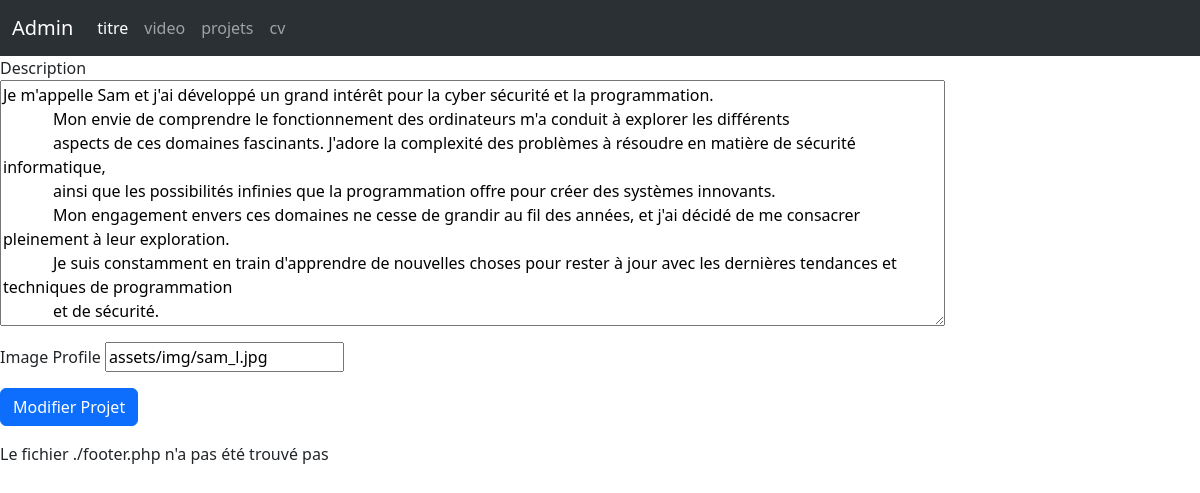
The page /admin_page/include/modif_cv.php (signed in) on the database its author committed.
### tables this page shows
CREATE TABLE `cv` (
  `id` int(11) NOT NULL,
  `description` text NOT NULL,
  `img_profile` varchar(255) NOT NULL
);

### admin_page/include/modif_cv.php (the view, shortened to what this page needs)
<?php
$dossier = __DIR__;
$fichier = '/header/header_include.php';
if (file_exists($dossier . $fichier)) {
    require_once($dossier . $fichier);
} else {
    echo "Le fichier $fichier n'a pas été trouvé pas";
}
?>
<?php
$query = "SELECT id, description, img_profile FROM cv WHERE id = ?";
$id = 1;
$stmt = $db->prepare($query);
$stmt->bind_param('i', $id);
$stmt->execute();
$result = $stmt->get_result();
$project = $result->fetch_assoc();
?>
<h1>Modifier le cv</h1>
<form action="" method="POST">
    <label for="description">Description</label>
    <div class="mb-3">
        <textarea name="description" id="description" cols="100" rows="10"><?= cleanInput($project['description']) ?></textarea>
    </div>
    <div class="mb-3">
        <label for="img">Image Profile</label>
        <input type="text" name="img_profile" id="img_profile" value="<?= cleanInput($project['img_profile']) ?>">
    </div>
    <button type="submit" name="submit" class="btn btn-primary w-10">Modifier Projet</button>
</form>
<?php
$dossier = __DIR__;
$fichier = './footer.php';
if (file_exists($dossier . $fichier)) {
    require_once($dossier . $fichier);
} else {
    echo "Le fichier $fichier n'a pas été trouvé pas";
}
?>

### rows shown on the page
cv: description "Je m'appelle Sam et j'ai développé un grand intérêt pour la cyber sécurité et la programmation. Mon envie de comprendre le fonctionnement des ordinateurs m'a conduit à explorer les différents aspects de ces domaines fascinants. J'adore la complexité des problèmes à résoudre en matière de sécurité informatique, ainsi que les possibilités infinies que la programmation offre pour créer des systèmes innovants. Mon engagement envers ces domaines ne cesse de grandir au fil des années, et j'ai décidé de me consacrer pleinement à leur exploration. Je suis constamment en train d'apprendre de nouvelles choses pour rester à jour avec les dernières tendances et techniques de programmation et de…", img_profile "assets/img/sam_l.jpg"

### other values the page prints
$fichier "./footer.php"
